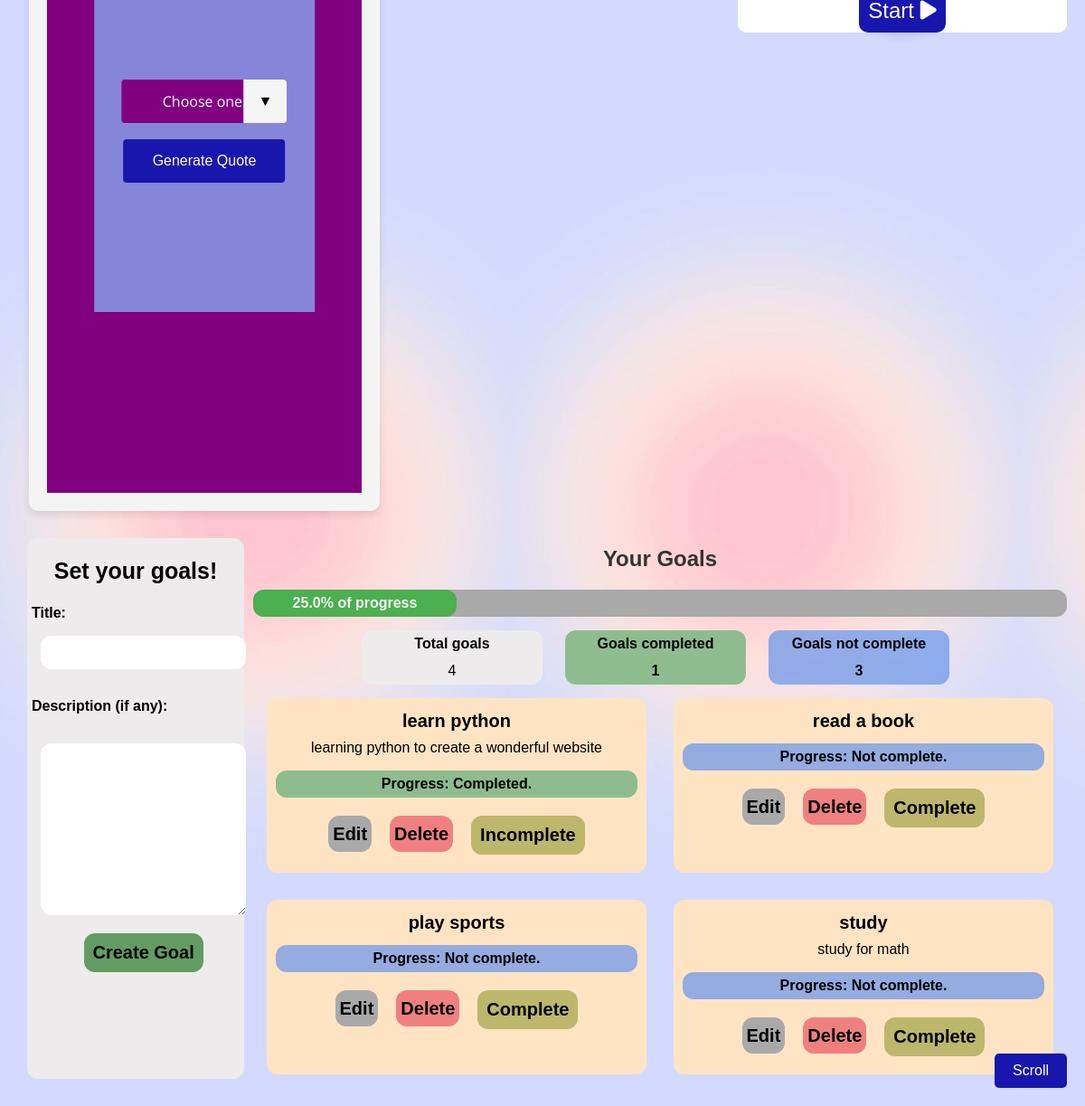
Page /mood/workspace/ (signed in) on the earlier database version.
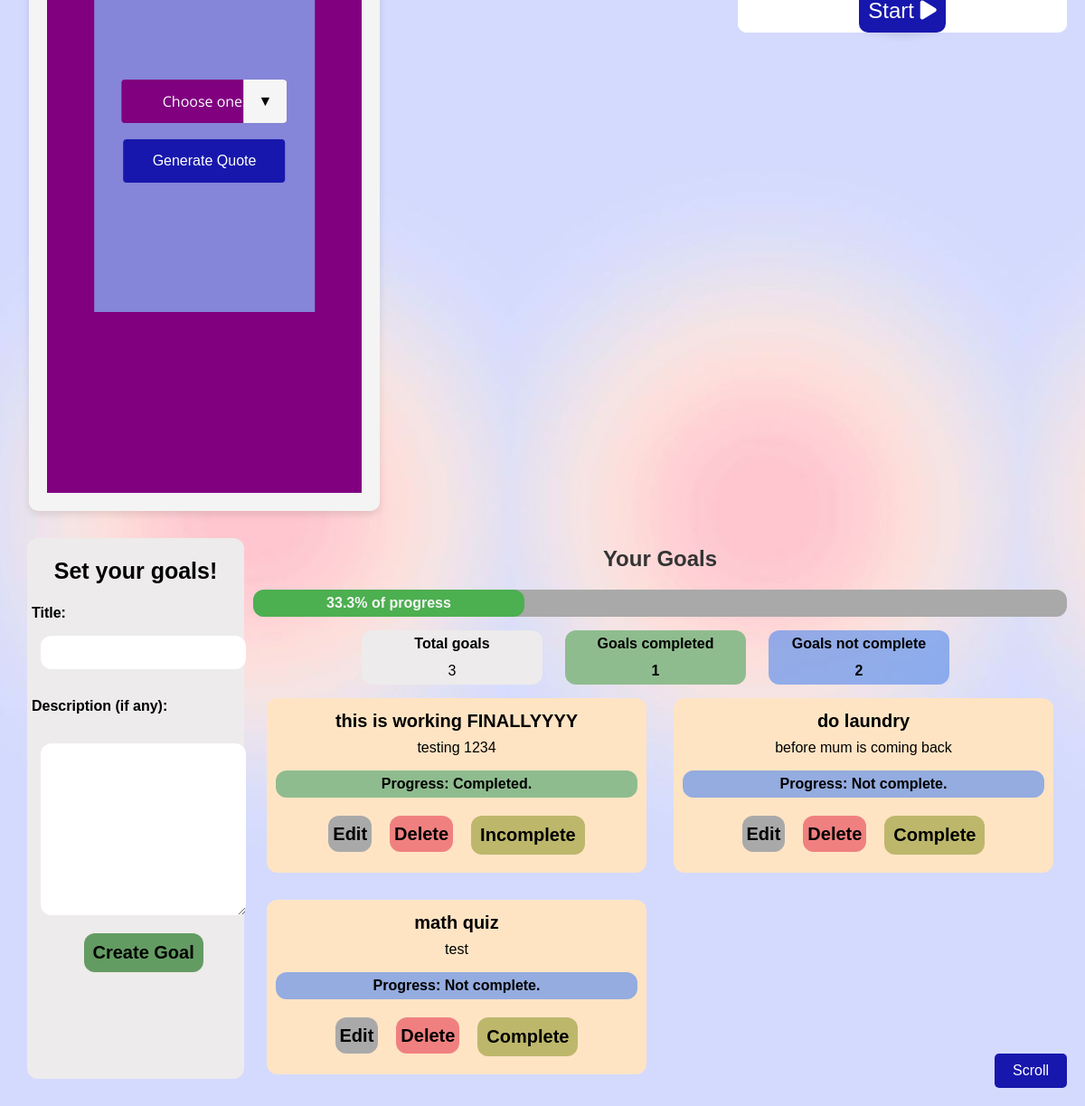
Same page on the later database version.
### goals/models.py (models this page shows, shortened)
class ToDoList(models.Model):
    user = models.ForeignKey(settings.AUTH_USER_MODEL, on_delete=models.CASCADE, null=True, blank=True)
    title = models.CharField(max_length=300)
    description = models.TextField(blank=True)
    completed = models.BooleanField(default=False)
    def progress(self):
        if self.completed:
            return "Completed."
        else:
            return "Not complete."

### goals/views.py (the view)
# urls.py: path('', views.set_goals, name="set_goals"),
@login_required
def set_goals(request):
    goals = ToDoList.objects.filter(user=request.user)
    actors = Actor.objects.all()
    quotes = Quote.objects.all()
    playlists = Playlist.objects.all()
    tracks = Track.objects.all()
    form = GoalForm(request.POST)
    selected_playlist = None
    playlist_id = request.GET.get('playlist_id')
    if 'playlist_id' in request.GET and playlist_id.isdigit():
        selected_playlist = get_object_or_404(Playlist, id=request.GET['playlist_id'])
    if request.headers.get('HX-Request'):
        if playlist_id:
            return render(request, 'playlist/playlist_selected.html', {
                'selected_playlist': selected_playlist,
            })
    if request.method == 'POST':
        form = GoalForm(request.POST)
        if form.is_valid():
            goals = form.save(commit=False)
            goals.user = request.user
            goals.save()
            form = GoalForm()
            goals = ToDoList.objects.filter(user=request.user)
            done = 0
            notdone = 0
            total = 0
            for goal in goals:
                if goal.completed == True:
                    done += 1
                else:
                    notdone += 1
            total = done + notdone
            if done > 0:
                bar = (done/total)*100
            else:
                bar = 0
            return render(request, 'goals/goals_content.html', {
                'goals': goals,
                'done': done,
                'notdone': notdone,
                'bar': bar,
                'total': total,
                'form':form,
            })
    else:
        form = GoalForm()
    done = 0
    notdone = 0
    total = 0
    for goal in goals:
        if goal.completed == True:
            done += 1
        else:
            notdone += 1
    total = done + notdone
    if done > 0:
        bar = (done/total)*100
    else:
        bar = 0
    return render(request, 'goals/goals.html',
        {
            'goals': goals,
            'form': form,
            'done':done,
            'notdone':notdone,
            'bar':bar,
            'total':total,
            'actors':actors,
            'quotes':quotes,
            'playlists':playlists,
            'tracks':tracks,
            'selected_playlist': selected_playlist,
        })

### goals/forms.py
class GoalForm(forms.ModelForm):
    class Meta:
        model = ToDoList
        fields = ['title', 'description', 'completed']
        error = {'title' :{'max_length':'Title too long.'}}

### goals/templates/goals/goals.html (shortened to what this page needs)
{% extends 'homepage/base.html' %}
{% block content %}
{% load static %}
<head>
        <link href="{% static 'goals/goals.css' %}" type="text/css" rel="stylesheet" />
    <link href="{% static 'playlist/playlist.css' %}" type="text/css" rel="stylesheet" />
</head>
<body>
     <div class="container-wrapper">
        <div class="container-motivation">
            {% include 'motivation/motivation.html' %}
            {% include 'playlist/playlist.html' %}
            <div class='container-time' hx-get="{% url 'timer' %}" hx-trigger="load" hx-swap="outerHTML>
                {% include 'timer/countdown.html' %}
                </div>
<nav>
    <a href="javascript:void(0);" class="scroll-to-goals-button" onclick="toggleScroll()">Scroll</a>
</nav>
<div id="displaying">
    <div class="container-aboutgoals">
        <div class="forms">
            <h1>Set your goals!</h1>
            <form hx-post="{% if editing %}{% url 'edit' goal.id %}{% else %}{% url 'set_goals' %}{% endif %}"
            hx-target="#displaying" hx-trigger="submit">
            <div class="title-container"><span><strong>Title:</strong>  {{ form.title }}</span></div>
            <div class="description">
                <p id="describe-text"><strong>Description (if any): </strong></p>
                {{ form.description }}
            </div>
                <span><button type="submit" class="save">{% if editing %}Save Changes{% else %}Create Goal{% endif %}</button></span>
            </form>
        </div>
    <div class="yourgoals">
    <h2>Your Goals</h2>
    <div class='storedgoals'>
        <div class="statusbarcontainer">
                {% if bar == 0 %}
                <span>0% of progress</span>
                {% else %}
                <div class="bar" style="width: {{ bar }}%;">
                <span>{{ bar|floatformat:1 }}% of progress</span>
                {% endif %}
                </div>
        </div>
        <div class="calculate">
            <div class="total">
            <span><strong>Total goals</strong></span>
            <span>{{total}}</span>
            </div>
            <div class="g-done">
            <span><strong>Goals completed<strong></span>
            <span>{{ done }}</span>
            </div>
            <div class="g-not">
            <span><strong>Goals not complete<strong></span>
            <span>{{ notdone }}<span>
            </div>
        </div>
        <div class="seperate">
            {% for goal in goals %}
            <div class="box">
                <span class="display_title"><strong>{{ goal.title }}</strong></span>
                <span class="display_description">{{ goal.description }}</span>
                <span>
                {% if not goal.completed %}
                    <div class="notdone">Progress: {{goal.progress}}</div>
                    {% else %}
                    <div class="done">Progress: {{goal.progress}}</div>
                </span>
                {% endif %}
                <div class="grouping">
                <a href="{% url 'edit' goal.id %}" class="edit" hx-get="{% url 'edit' goal.id %}" hx-target="#displaying">Edit</a>
                <a href="{% url 'delete' goal.id %}" class="delete" hx-get="{% url  'delete' goal.id %}" hx-target="#displaying">Delete</a>
                {% if not goal.completed %}
                <form action="{% url 'complete' goal.id 'complete'%}" hx-post="{% url  'complete' goal.id 'complete' %}" hx-target="#displaying" hx-trigger="submit">
                    <button type="submit" class="complete">Complete</button>
                </form>
                {% else %}
                <form action="{% url 'complete' goal.id 'notcomplete'%}" hx-post="{% url  'complete' goal.id 'notcomplete' %}" hx-target="#displaying" hx-trigger="submit">
                    <button type="submit" class="complete">Incomplete</button>
                </form>
                {% endif %}
                </div>
            </div>
            {% endfor %}
        </div>
    </div>
    </div>
</div>
</body>
{% endblock %}

### homepage/templates/homepage/base.html (shortened to what this page needs)
{% load static %}
<!DOCTYPE html>
<html>
<head>
    <link href="{% static 'homepage/base.css' %}" type="text/css" rel="stylesheet" />
</head>
<header>
    {% block content %}
    {% endblock %}
</html>

### motivation/templates/motivation/motivation.html (shortened to what this page needs)
{% block content %}
<head>
    {% load static %}
    <link href="{% static 'motivation/motivation.css' %}" type="text/css" rel="stylesheet"/>
</head>
<body>
 {% endblock %}
    <main>
        <div class="containerr">
            <form>
                <div class="parent">
                    <div class="select">
                        <select id="format" name="actor_name">
                            <option selected disabled>Choose one.</option>
                        </select>
                    </div>
                    <br><button type="submit" class="generate-quote">Generate Quote</button>
                </div>
            </form>
        </div>
    </main>
</body>
</html>

### playlist/templates/playlist/playlist.html (shortened to what this page needs)
{% block content %}
{% load static %}
<head>
    <link href="{% static 'playlist/playlist.css' %}" type="text/css" rel="stylesheet" />
</head>
{% endblock %}

### timer/templates/timer/countdown.html (shortened to what this page needs)
{% load static %}
<!DOCTYPE html>
<html lang="en">
<head>
    <link href="{% static 'timer/countdown.css' %}" type="text/css" rel="stylesheet"/>
</head>
<body>
    <div class="container">
        <div id="timer-container">
            <section>
                <div class="container">
                    <div class="controls">
                        <button id="start" onclick="start()">Start <i class="fa-solid fa-play"></i></button>
                    </div>
                </div>
            </section>
        </div>
</body>
</html>

### homepage/static/homepage/base.css (style rules this page uses)
* { font-family:'Gill Sans', 'Gill Sans MT', Calibri, 'Trebuchet MS', sans-serif; }

### playlist/static/playlist/playlist.css (style rules this page uses)
* { font-family:'Gill Sans', 'Gill Sans MT', Calibri, 'Trebuchet MS', sans-serif; }
option { background-color:rgb(222, 163, 163); text-align: center; font-family: 'Gill Sans', 'Gill Sans MT', Calibri, 'Trebuchet MS', sans-serif; }

### motivation/static/motivation/motivation.css (style rules this page uses)
body { margin: 0; padding: 0; box-sizing: border-box; }
main { background-color: purple; position: relative; height: 100vh; }
.container { background-color: white; height: 50%; border-radius: 10px; }
.parent { background-color: rgb(133, 133, 217); width: 70%; min-height: 50%; position: absolute; display: flex; flex-direction: column; justify-content: center; align-items: center; top: 50%; left: 50%; transform: translate(-50%, -50%); }
select { -webkit-appearance: none; -moz-appearance: none; -ms-appearance: none; appearance: none; outline: 0; box-shadow: none; border: 0 !important; background: purple; background-image: none; flex: 1; padding: 0 .5em; color: #fff; cursor: pointer; font-size: 1em; font-family: 'Open Sans', sans-serif; }
.select { position: relative; display: flex; width: 75%; height: 3em; line-height: 3em; background: purple; overflow: hidden; border-radius: .25em; }
.select::after { content: '\25BC'; position: absolute; top: 0; right: 0; padding: 0 1em; background: whitesmoke; cursor: pointer; pointer-events: none; transition: .25s all ease; }
.generate-quote { background-color: rgb(23, 23, 173);; border: none; color: white; padding: 15px 32px; text-align: center; text-decoration: none; display: inline-block; font-size: 16px; cursor: pointer; border-radius: .25em; transition: background-color 0.3s ease; }

### timer/static/timer/countdown.css (style rules this page uses)
body { background-color: #f4f4f4; font-family: 'Open Sans', sans-serif; display: flex; justify-content: center; align-items: center; height: 100vh; margin: 0; }
.container { width: min(42.5rem, 100%); margin-inline: auto; padding-inline: 2rem; display: flex; justify-content: center; align-items: center; flex-direction: column; }
* { font-family:'Gill Sans', 'Gill Sans MT', Calibri, 'Trebuchet MS', sans-serif; }
h2 { color: #333; margin-bottom: 20px; text-align: center; }
.controls { margin-top: 20px; }

Differences in the rows shown:
removed ToDoList: title "learn python", description "learning python to create a wonderful website", progress "Completed.", shows "Incomplete"
removed ToDoList: title "read a book", progress "Not complete.", shows "Complete"
removed ToDoList: title "play sports", progress "Not complete.", shows "Complete"
removed ToDoList: title "study", description "study for math", progress "Not complete.", shows "Complete"
added ToDoList: title "this is working FINALLYYYY", description "testing 1234", progress "Completed.", shows "Incomplete"
added ToDoList: title "do laundry", description "before mum is coming back", progress "Not complete.", shows "Complete"
added ToDoList: title "math quiz", description "test", progress "Not complete.", shows "Complete"
Other differences:
{{ bar }}: 25.0 → 33.33333333333333 (drawn)
{{ bar|floatformat:1 }}: "25.0" → "33.3"
{{ total }}: "4" → "3"
{{ notdone }}: "3" → "2"
